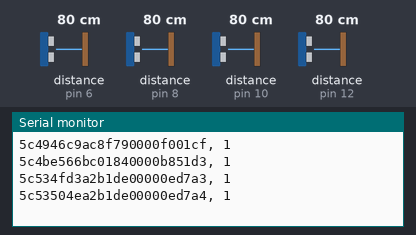
A sketch run on a simulated Arduino Uno, built with avr-gcc and run on an emulated ATmega328P. Parts: the last lines printed to the serial monitor. The inputs (shaded band) are chosen by the test bench; at power-on: distance to the obstacle (sensors on pin 6, pin 8, pin 10, pin 12) 80 cm. The echo pulse lasts 58.3 µs per cm.

Above: at 1.3 s.
1.4 s: distance to the obstacle (sensor on pin 6) set to 120 cm
At 2.6 s:
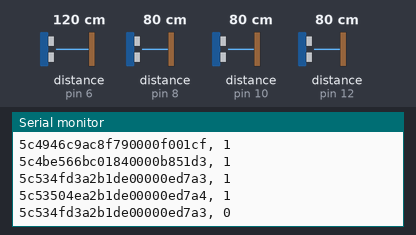
2.9 s: distance to the obstacle (sensor on pin 8) set to 120 cm
At 4.1 s:
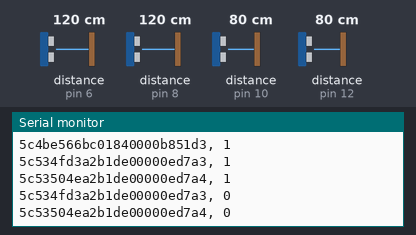
4.4 s: distance to the obstacle (sensor on pin 10) set to 120 cm
At 5.6 s:
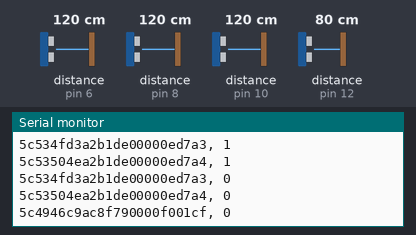
5.9 s: distance to the obstacle (sensor on pin 12) set to 120 cm
At 7.9 s:
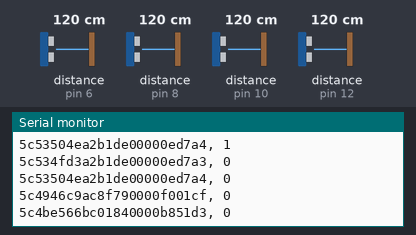

The sketch:

4Sensors.ino
```cpp
#include <Ultrasonic.h>


// Declaration of Ultrasonic Pins
const unsigned int TxPin1 = 11; // Sensor 1 Trigger
const unsigned int RxPin1 = 10; // Sensor 1 Echo
const unsigned int TxPin2= 13; // Sensor 2 Trigger
const unsigned int RxPin2 = 12; // Sensor 2 Echo
const unsigned int TxPin3 = 7; // Sensor 3 Trigger
const unsigned int RxPin3 = 6; // Sensor 3 Echo
const unsigned int TxPin4 = 9; // Sensor 4 Trigger
const unsigned int RxPin4 = 8; // Sensor 4 Echo

// Sensor IDs
const char sensorID1[24] = "5c4946c9ac8f790000f001cf";
const char sensorID2[24] = "5c4be566bc01840000b851d3";
const char sensorID3[24] = "5c534fd3a2b1de00000ed7a3";
const char sensorID4[24] = "5c53504ea2b1de00000ed7a4";

// Other Pins
//int redPin1 = 5;
//int greenPin1 = 3;
//int ledCol1[] = {0,0};

// State Variables
bool read1 = false;
bool read2 = false;
bool read3 = false;
bool read4 = false;

// Threshold Distance
int threshold = 100; // Will sense at a range of 120cm

Ultrasonic sensor1(TxPin1, RxPin1);
Ultrasonic sensor2(TxPin2, RxPin2);
Ultrasonic sensor3(TxPin3, RxPin3);
Ultrasonic sensor4(TxPin4, RxPin4);
void setup()
{
  Serial.begin(9600);
//  pinMode(redPin0, OUTPUT);
//  pinMode(greenPin0, OUTPUT);
  pinMode(TxPin1, OUTPUT);
  pinMode(RxPin1, INPUT);
  pinMode(TxPin2, OUTPUT);
  pinMode(RxPin2, INPUT);
  pinMode(TxPin3, OUTPUT);
  pinMode(RxPin3, INPUT);
  pinMode(TxPin4, OUTPUT);
  pinMode(RxPin4, INPUT);
}

void loop()
{
  int distance1 = sensor1.read(CM);
  int distance2 = sensor2.read(CM);
  int distance3 = sensor3.read(CM);
  int distance4 = sensor4.read(CM);

  //Check first sensor
  if (distance1 <= threshold && read1 == false) { // if it is within range and the previous state was unoccupied
    read1 = true; // set state to occupied
    Serial.println("5c4946c9ac8f790000f001cf, 1");
  } else if(distance1 > threshold && read1 == true) { // if it is not within range and the previous state was occupied
    read1 = false;
    Serial.println("5c4946c9ac8f790000f001cf, 0");
  }
  //Check second sensor
  if (distance2 <= threshold && read2 == false) { // if it is within range and the previous state was unoccupied
    read2 = true; // set state to occupied
    Serial.println("5c4be566bc01840000b851d3, 1");
  } else if(distance2 > threshold && read2 == true) { // if it is not within range and the previous state was occupied
    read2 = false;
    Serial.println("5c4be566bc01840000b851d3, 0");
    }
  //Check first sensor
  if (distance3 <= threshold && read3 == false) { // if it is within range and the previous state was unoccupied
    read3 = true; // set state to occupied
    Serial.println("5c534fd3a2b1de00000ed7a3, 1");
  } else if(distance3 > threshold && read3 == true) { // if it is not within range and the previous state was occupied
    read3 = false;
    Serial.println("5c534fd3a2b1de00000ed7a3, 0");
  }
  //Check first sensor
  if (distance4 <= threshold && read4 == false) { // if it is within range and the previous state was unoccupied
    read4 = true; // set state to occupied
    Serial.println("5c53504ea2b1de00000ed7a4, 1");
  } else if(distance4 > threshold && read4 == true) { // if it is not within range and the previous state was occupied
    read4 = false;
    Serial.println("5c53504ea2b1de00000ed7a4, 0");
  }
    delay(500);
}
```

Measured:
- after the input at 1.4 s, the serial monitor: prints a new line after 0.24 s (image 1)
- after the input at 2.9 s, the serial monitor: prints a new line after 0.31 s (image 2)
- after the input at 4.4 s, the serial monitor: prints a new line after 0.39 s (image 3)
- after the input at 5.9 s, the serial monitor: prints a new line after 0.48 s (image 4)
